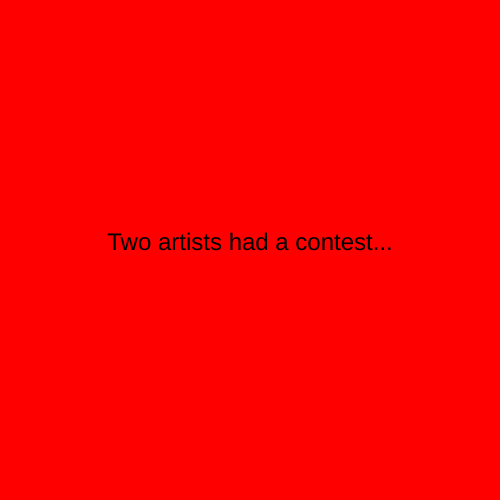
Frame 1 (no input)
Frame 60 (no input): identical to frame 1, image omitted
Frame 120 (the mouse pressed at the canvas centre since frame 60): identical to frame 1, image omitted

The p5.js sketch that drew this single still picture (run headless with seeded random() and noise() and a simulated clock; from frame 60 on, the mouse is pressed at the canvas centre):

// p5.js sketch
// ── sketch.js
let state = 0;
let timer = 0;

function setup() {
  createCanvas(500, 500);
  textAlign(CENTER);
  textSize(24);
}

function draw() {
  switch (state) {
    case 0:
      background('red');
      text("Two artists had a contest...", width/2, height/2);
    break;

    case 1:
      background('green');
      text("It ended in a draw.", width/2, height/2);
    break;

  }

  timer++;
  if (timer>3*60){
    state++;
    timer = 0;
    if (state>1){
      state = 0;
    }
  }
}
